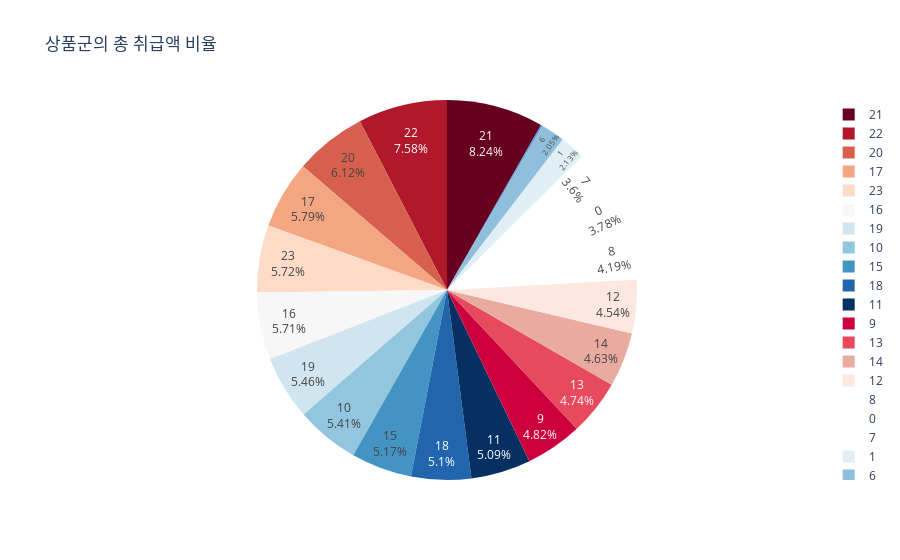

The cell this chart's notebook holds for it:
### Code cell
fig = px.pie(df, values='취급액', names=df.index,  title='상품군의 총 취급액 비율', color_discrete_sequence=px.colors.sequential.RdBu)
fig.update_traces(textposition='inside', textinfo='percent+label')
fig.show()

### Figure 1 — Plotly figure (JSON) as saved in the notebook; plotly's stock layout.template omitted (floating-point values rounded to 4 significant figures)
{"data": [{"domain": {"x": [0, 1], "y": [0, 1]}, "hovertemplate": "시=%{label}<br>취급액=%{value}<extra></extra>", "labels": [0, 1, 2, 6, 7, 8, 9, 10, 11, 12, 13, 14, 15, 16, 17, 18, 19, 20, 21, 22, 23], "legendgroup": "", "name": "", "showlegend": true, "textinfo": "percent+label", "textposition": "inside", "type": "pie", "values": [33433642000, 18896150000, 1188668000, 18106918000, 31881393000, 37114909000, 42683767000, 47904283000, 45024680000, 40183948000, 41962853000, 41013450000, 45745595000, 50570117000, 51227287000, 45116498000, 48334028000, 54181473000, 72989003000, 67125205000, 50670449000]}], "layout": {"legend": {"tracegroupgap": 0}, "piecolorway": ["rgb(103,0,31)", "rgb(178,24,43)", "rgb(214,96,77)", "rgb(244,165,130)", "rgb(253,219,199)", "rgb(247,247,247)", "rgb(209,229,240)", "rgb(146,197,222)", "rgb(67,147,195)", "rgb(33,102,172)", "rgb(5,48,97)"], "title": {"text": "상품군의 총 취급액 비율"}}}
